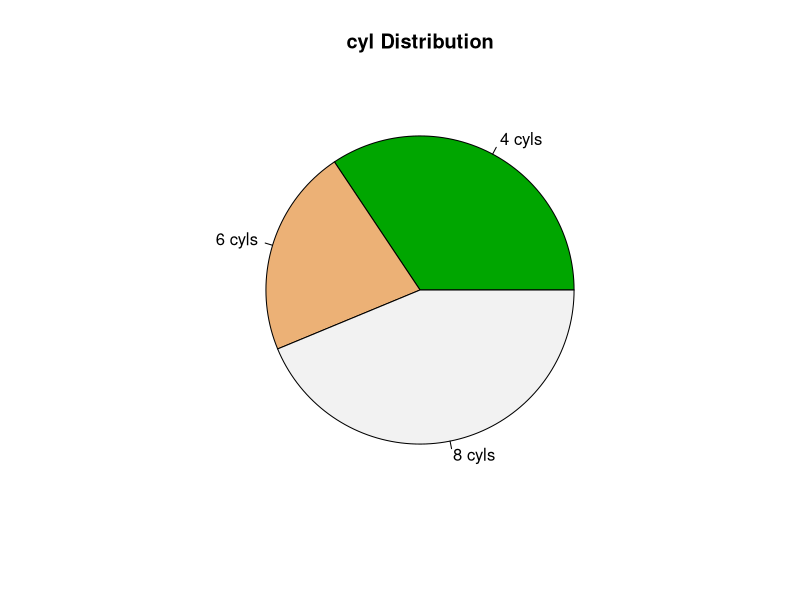
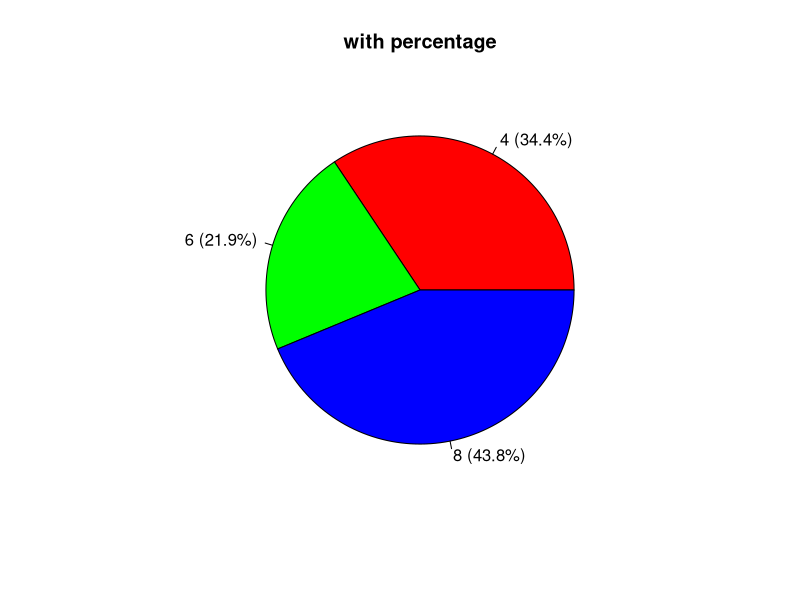

Reproduce these figures in R, in order.
# 饼图

# mtcars 数据实操
## 1. 准备数据
cyl_counts <- table(mtcars$cyl)

## 绘制基础饼图
pie(cyl_counts,
    main = "cyl Distribution",
    labels = paste(names(cyl_counts), "cyls"), # 自定义标签内容
    col = terrain.colors(3) # 使用内置的地形调色板
)

## 先计算百分比，然后再把标签贴上去
pct <- round(100 * cyl_counts / sum(cyl_counts), 1)
## 拼接标签：类别 + 百分比 + “%”
lab <- paste(names(cyl_counts), " (", pct, "%)", sep = "")

## 饼图
pie(cyl_counts,
    labels = lab,
    col = rainbow(length(cyl_counts)), # 使用彩虹色
    main = "with percentage"
)
